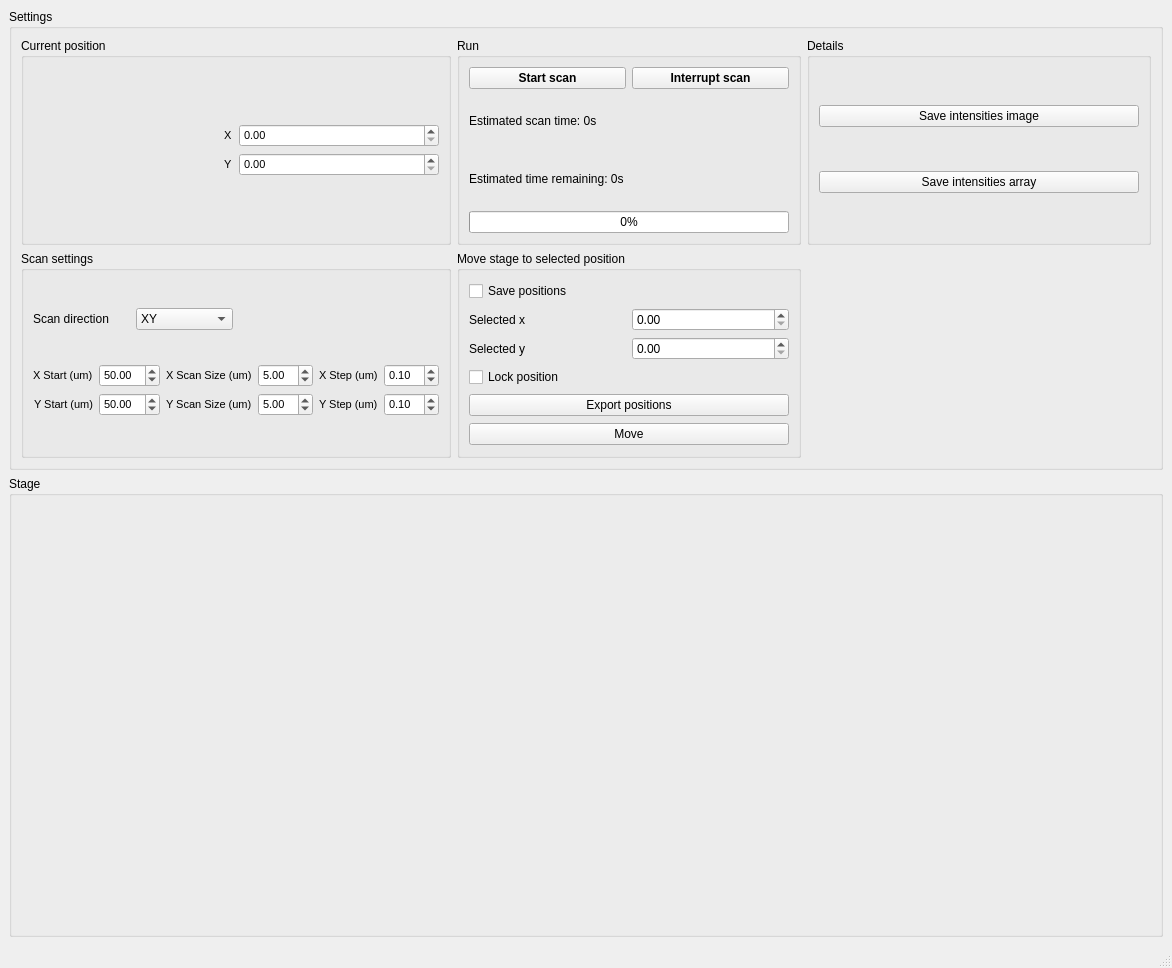
<?xml version="1.0" encoding="UTF-8"?>
<ui version="4.0">
 <class>MainWindow</class>
 <widget class="QMainWindow" name="MainWindow">
  <property name="geometry">
   <rect>
    <x>0</x>
    <y>0</y>
    <width>1172</width>
    <height>968</height>
   </rect>
  </property>
  <property name="sizePolicy">
   <sizepolicy hsizetype="MinimumExpanding" vsizetype="Ignored">
    <horstretch>0</horstretch>
    <verstretch>0</verstretch>
   </sizepolicy>
  </property>
  <property name="minimumSize">
   <size>
    <width>100</width>
    <height>100</height>
   </size>
  </property>
  <property name="windowTitle">
   <string>MainWindow</string>
  </property>
  <widget class="QWidget" name="centralwidget">
   <layout class="QVBoxLayout" name="verticalLayout_3">
    <item>
     <widget class="QGroupBox" name="groupBox">
      <property name="title">
       <string>Settings</string>
      </property>
      <property name="flat">
       <bool>true</bool>
      </property>
      <layout class="QGridLayout" name="gridLayout_2">
       <item row="0" column="0">
        <widget class="QGroupBox" name="groupBox_4">
         <property name="title">
          <string>Current position</string>
         </property>
         <layout class="QGridLayout" name="gridLayout_7">
          <item row="0" column="0">
           <layout class="QGridLayout" name="gridLayout_5">
            <item row="0" column="1">
             <widget class="QDoubleSpinBox" name="x_pos_doubleSpinBox">
              <property name="font">
               <font>
                <pointsize>8</pointsize>
               </font>
              </property>
             </widget>
            </item>
            <item row="1" column="1">
             <widget class="QDoubleSpinBox" name="y_pos_doubleSpinBox">
              <property name="font">
               <font>
                <pointsize>8</pointsize>
               </font>
              </property>
             </widget>
            </item>
            <item row="0" column="0" alignment="Qt::AlignRight">
             <widget class="QLabel" name="label">
              <property name="font">
               <font>
                <pointsize>8</pointsize>
               </font>
              </property>
              <property name="text">
               <string>X</string>
              </property>
             </widget>
            </item>
            <item row="1" column="0" alignment="Qt::AlignRight">
             <widget class="QLabel" name="label_2">
              <property name="font">
               <font>
                <pointsize>8</pointsize>
               </font>
              </property>
              <property name="text">
               <string>Y</string>
              </property>
             </widget>
            </item>
           </layout>
          </item>
         </layout>
        </widget>
       </item>
       <item row="1" column="0">
        <widget class="QGroupBox" name="groupBox_6">
         <property name="title">
          <string>Scan settings</string>
         </property>
         <layout class="QGridLayout" name="gridLayout_6">
          <item row="1" column="0" colspan="2">
           <layout class="QGridLayout" name="gridLayout_3">
            <item row="1" column="5">
             <widget class="QDoubleSpinBox" name="y_step_doubleSpinBox">
              <property name="font">
               <font>
                <pointsize>8</pointsize>
               </font>
              </property>
              <property name="value">
               <double>0.100000000000000</double>
              </property>
             </widget>
            </item>
            <item row="0" column="4" alignment="Qt::AlignRight">
             <widget class="QLabel" name="label_6">
              <property name="font">
               <font>
                <pointsize>8</pointsize>
               </font>
              </property>
              <property name="text">
               <string>X Step (um)</string>
              </property>
             </widget>
            </item>
            <item row="0" column="1">
             <widget class="QDoubleSpinBox" name="x_start_doubleSpinBox">
              <property name="font">
               <font>
                <pointsize>8</pointsize>
               </font>
              </property>
              <property name="maximum">
               <double>100.000000000000000</double>
              </property>
              <property name="value">
               <double>50.000000000000000</double>
              </property>
             </widget>
            </item>
            <item row="1" column="1">
             <widget class="QDoubleSpinBox" name="y_start_doubleSpinBox">
              <property name="font">
               <font>
                <pointsize>8</pointsize>
               </font>
              </property>
              <property name="maximum">
               <double>100.000000000000000</double>
              </property>
              <property name="value">
               <double>50.000000000000000</double>
              </property>
             </widget>
            </item>
            <item row="1" column="0" alignment="Qt::AlignRight">
             <widget class="QLabel" name="label_8">
              <property name="font">
               <font>
                <pointsize>8</pointsize>
               </font>
              </property>
              <property name="text">
               <string>Y Start (um)</string>
              </property>
             </widget>
            </item>
            <item row="1" column="2" alignment="Qt::AlignRight">
             <widget class="QLabel" name="label_4">
              <property name="font">
               <font>
                <pointsize>8</pointsize>
               </font>
              </property>
              <property name="text">
               <string>Y Scan Size (um)</string>
              </property>
             </widget>
            </item>
            <item row="1" column="4" alignment="Qt::AlignRight">
             <widget class="QLabel" name="label_7">
              <property name="font">
               <font>
                <pointsize>8</pointsize>
               </font>
              </property>
              <property name="text">
               <string>Y Step (um)</string>
              </property>
             </widget>
            </item>
            <item row="0" column="5">
             <widget class="QDoubleSpinBox" name="x_step_doubleSpinBox">
              <property name="font">
               <font>
                <pointsize>8</pointsize>
               </font>
              </property>
              <property name="singleStep">
               <double>1.000000000000000</double>
              </property>
              <property name="value">
               <double>0.100000000000000</double>
              </property>
             </widget>
            </item>
            <item row="0" column="3">
             <widget class="QDoubleSpinBox" name="x_size_doubleSpinBox">
              <property name="font">
               <font>
                <pointsize>8</pointsize>
               </font>
              </property>
              <property name="value">
               <double>5.000000000000000</double>
              </property>
             </widget>
            </item>
            <item row="1" column="3">
             <widget class="QDoubleSpinBox" name="y_size_doubleSpinBox">
              <property name="font">
               <font>
                <pointsize>8</pointsize>
               </font>
              </property>
              <property name="value">
               <double>5.000000000000000</double>
              </property>
             </widget>
            </item>
            <item row="0" column="0" alignment="Qt::AlignRight">
             <widget class="QLabel" name="label_9">
              <property name="font">
               <font>
                <pointsize>8</pointsize>
               </font>
              </property>
              <property name="text">
               <string>X Start (um)</string>
              </property>
             </widget>
            </item>
            <item row="0" column="2" alignment="Qt::AlignRight">
             <widget class="QLabel" name="label_5">
              <property name="font">
               <font>
                <pointsize>8</pointsize>
               </font>
              </property>
              <property name="text">
               <string>X Scan Size (um)</string>
              </property>
             </widget>
            </item>
           </layout>
          </item>
          <item row="0" column="0">
           <layout class="QHBoxLayout" name="horizontalLayout">
            <item>
             <widget class="QLabel" name="label_3">
              <property name="text">
               <string>Scan direction</string>
              </property>
             </widget>
            </item>
            <item>
             <widget class="QComboBox" name="scan_comboBox">
              <item>
               <property name="text">
                <string>XY</string>
               </property>
              </item>
              <item>
               <property name="text">
                <string>YX</string>
               </property>
              </item>
             </widget>
            </item>
           </layout>
          </item>
         </layout>
        </widget>
       </item>
       <item row="1" column="1">
        <widget class="QGroupBox" name="groupBox_2">
         <property name="title">
          <string>Move stage to selected position</string>
         </property>
         <layout class="QVBoxLayout" name="verticalLayout_2">
          <item>
           <widget class="QCheckBox" name="save_positions_checkBox">
            <property name="text">
             <string>Save positions</string>
            </property>
           </widget>
          </item>
          <item>
           <layout class="QGridLayout" name="gridLayout">
            <item row="1" column="0">
             <widget class="QLabel" name="label_11">
              <property name="text">
               <string>Selected y</string>
              </property>
             </widget>
            </item>
            <item row="0" column="0">
             <widget class="QLabel" name="label_10">
              <property name="text">
               <string>Selected x</string>
              </property>
             </widget>
            </item>
            <item row="0" column="1">
             <widget class="QDoubleSpinBox" name="x_clicked_doubleSpinBox"/>
            </item>
            <item row="1" column="1">
             <widget class="QDoubleSpinBox" name="y_clicked_doubleSpinBox"/>
            </item>
           </layout>
          </item>
          <item>
           <widget class="QCheckBox" name="lock_position_checkBox">
            <property name="text">
             <string>Lock position</string>
            </property>
           </widget>
          </item>
          <item>
           <widget class="QPushButton" name="export_positions_pushButton">
            <property name="text">
             <string>Export positions</string>
            </property>
           </widget>
          </item>
          <item>
           <widget class="QPushButton" name="move_to_selected_pushButton">
            <property name="text">
             <string>Move</string>
            </property>
           </widget>
          </item>
         </layout>
        </widget>
       </item>
       <item row="0" column="3">
        <widget class="QGroupBox" name="details_groupBox">
         <property name="title">
          <string>Details</string>
         </property>
         <layout class="QVBoxLayout" name="verticalLayout">
          <item>
           <widget class="QPushButton" name="save_image_pushButton">
            <property name="text">
             <string>Save intensities image</string>
            </property>
           </widget>
          </item>
          <item>
           <widget class="QPushButton" name="save_array_pushButton">
            <property name="text">
             <string>Save intensities array</string>
            </property>
           </widget>
          </item>
         </layout>
        </widget>
       </item>
       <item row="0" column="1">
        <widget class="QGroupBox" name="groupBox_3">
         <property name="title">
          <string>Run</string>
         </property>
         <layout class="QGridLayout" name="gridLayout_4">
          <item row="2" column="0" colspan="2">
           <widget class="QLabel" name="estimated_time_label">
            <property name="text">
             <string>Estimated time remaining: 0s</string>
            </property>
           </widget>
          </item>
          <item row="0" column="0">
           <widget class="QPushButton" name="start_scan_pushButton">
            <property name="font">
             <font>
              <weight>75</weight>
              <bold>true</bold>
             </font>
            </property>
            <property name="text">
             <string>Start scan</string>
            </property>
           </widget>
          </item>
          <item row="0" column="1">
           <widget class="QPushButton" name="interrupt_scan_pushButton">
            <property name="font">
             <font>
              <weight>75</weight>
              <bold>true</bold>
             </font>
            </property>
            <property name="text">
             <string>Interrupt scan</string>
            </property>
           </widget>
          </item>
          <item row="3" column="0" colspan="2">
           <widget class="QProgressBar" name="progressBar">
            <property name="layoutDirection">
             <enum>Qt::LeftToRight</enum>
            </property>
            <property name="value">
             <number>0</number>
            </property>
           </widget>
          </item>
          <item row="1" column="0">
           <widget class="QLabel" name="estimated_scan_time_label">
            <property name="text">
             <string>Estimated scan time: 0s</string>
            </property>
           </widget>
          </item>
         </layout>
        </widget>
       </item>
      </layout>
     </widget>
    </item>
    <item>
     <widget class="QGroupBox" name="stage_groupBox">
      <property name="title">
       <string>Stage</string>
      </property>
      <layout class="QGridLayout" name="gridLayout_8"/>
     </widget>
    </item>
   </layout>
  </widget>
  <widget class="QMenuBar" name="menubar">
   <property name="geometry">
    <rect>
     <x>0</x>
     <y>0</y>
     <width>1172</width>
     <height>31</height>
    </rect>
   </property>
  </widget>
  <widget class="QStatusBar" name="statusbar"/>
 </widget>
 <tabstops>
  <tabstop>x_start_doubleSpinBox</tabstop>
  <tabstop>y_start_doubleSpinBox</tabstop>
  <tabstop>x_size_doubleSpinBox</tabstop>
  <tabstop>y_size_doubleSpinBox</tabstop>
  <tabstop>x_step_doubleSpinBox</tabstop>
  <tabstop>y_step_doubleSpinBox</tabstop>
 </tabstops>
 <resources/>
 <connections/>
</ui>
